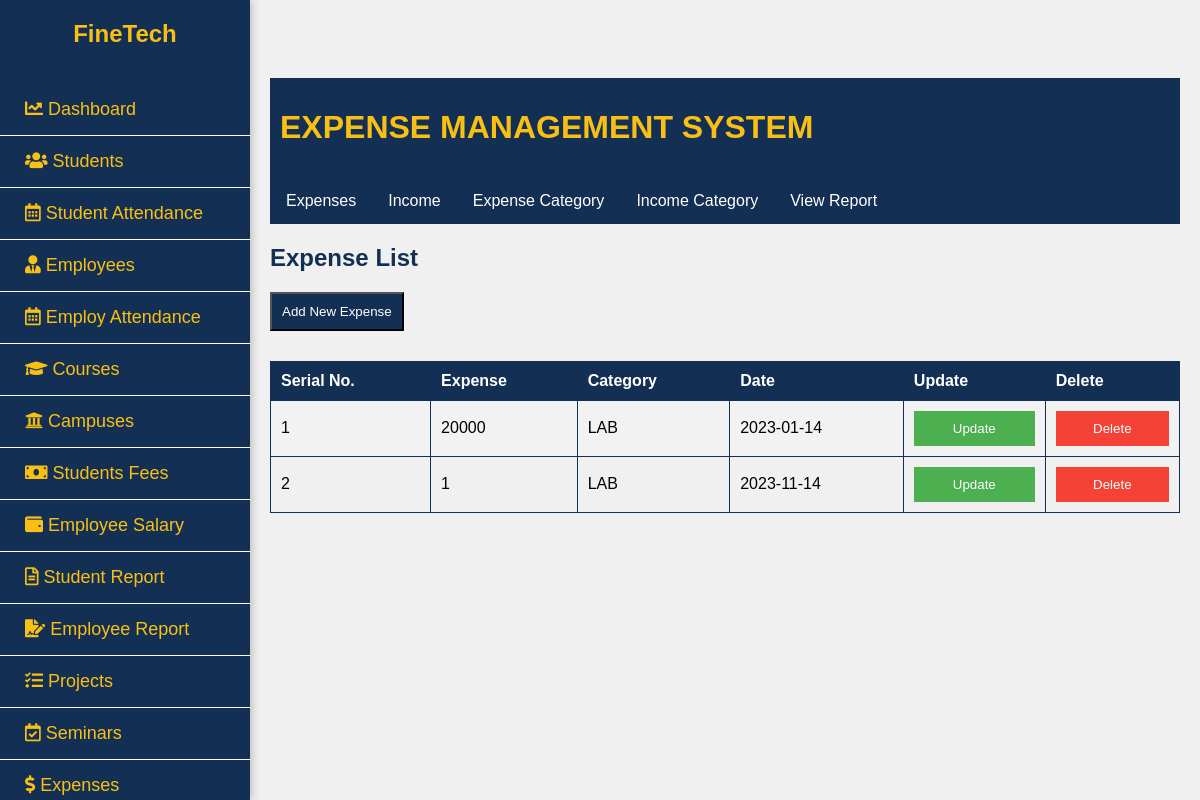
The app's page /model/expense.php (signed in) with its own data.
### tables this page shows
CREATE TABLE `expenses` (
  `id` int(11) NOT NULL,
  `expense_name` varchar(255) NOT NULL,
  `category` varchar(255) NOT NULL,
  `date` date NOT NULL
);

### model/expense.php (the view, shortened to what this page needs)
<!DOCTYPE html>
<html lang="en">
<head>
    <link rel="stylesheet" href="../view/expenses.css">
</head>
<body>
<?php
include('sidebar.php');
?>
<div class="content">
    <div class="header">
        <h1>EXPENSE MANAGEMENT SYSTEM</h1>
    </div>
    <div class="navbar">
        <a href="expense.php">Expenses</a>
        <a href="income.php">Income</a>
        <a href="expense_category.php">Expense Category</a>
        <a href="income_category.php">Income Category</a>
        <a href="view_report.php">View Report</a>
    </div>
    <div>
        <h2>Expense List</h2>
        <a href="add_expense.php"><button class="add-expense-btn">Add New Expense</button></a>
        <table border="1">
            <tr>
                <th>Serial No.</th>
                <th>Expense</th>
                <th>Category</th>
                <th>Date</th>
                <th>Update</th>
                <th>Delete</th>
            </tr>
            <?php
            $servername = "localhost";
            $username = "root";
            $password = "";
            $database = "finetech";
            $conn = new mysqli($servername, $username, $password, $database);
            $sql = "SELECT * FROM expenses";
            $result = $conn->query($sql);
            if ($result->num_rows > 0) {
                $serialNo = 1;
                while ($row = $result->fetch_assoc()) {
                    echo "<tr>";
                    echo "<td>" . $serialNo . "</td>";
                    echo "<td>" . $row["expense_name"] . "</td>";
                    echo "<td>" . $row["category"] . "</td>";
                    echo "<td>" . $row["date"] . "</td>";
                    echo "<td><a href='update_expense.php?id=" . $row["id"] . "'><button class='update1'>Update</button></a></td>";
                    echo "<td><a href='../controller/delete_expense.php?id=" . $row["id"] . "'><button class='delete1'>Delete</button></a></td>";
                    echo "</tr>";
                    $serialNo++;
                }
            } else {
                echo "<tr><td colspan='6'>No data found</td></tr>";
            }
            ?>
        </table>
    </div>
</div>
</body>
</html>

### view/expenses.css (style rules this page uses)
body { margin: 0; font-family: Arial, sans-serif; }
.navbar { background-color: #133054; overflow: hidden; }
.navbar a { float: left; display: block; color: #ffffff; text-align: center; padding: 14px 16px; text-decoration: none; transition: background-color 0.3s, color 0.3s; }
h2 { color: #133054; }
.add-expense-btn { background-color: #133054; color: #ffffff; padding: 10px; margin-bottom: 10px; cursor: pointer; }
table { width: 100%; border-collapse: collapse; border:1px solid #133054 ; margin-top: 20px; }
table, th, td { border: 1px solid #133054; }
th { background-color: #133054; color:white; }
th, td { padding: 10px; text-align: left; }
tr:nth-child(even) { background-color: #f2f2f2; }
.header { display: flex; justify-content: space-between; align-items: center; color: #f9c013; background-color: #133054; padding: 10px; }
.update1 { background-color: #4CAF50; color: white; padding: 10px; margin: 0; width: 100%; border: none; }
.delete1 { background-color: #f44336; color: white; padding: 10px; margin: 0; width: 100%; border: none; }

### view/sidebar.css (style rules this page uses)
:root { --navy-blue: #133054; }
body { text-decoration: none; font-family: Arial, sans-serif; margin: 0; padding: 0; background-color: #f0f0f0; }
.content { margin-left: 250px; padding: 20px; transition: margin-left 0.3s; }

### records on screen
expenses: expense_name "20000", category "LAB", date "2023-01-14"
expenses: expense_name "1", category "LAB", date "2023-11-14"
